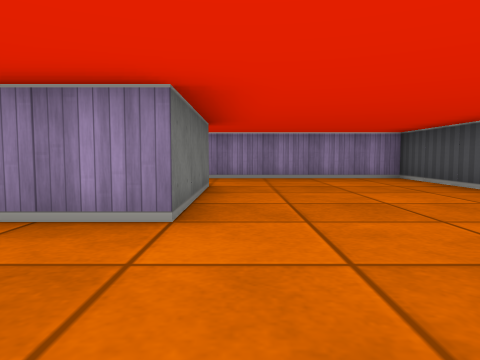
[1] (above)

17 first-person views from a walk through a cub3D level. The camera is about half as high as the walls, tilts 4° down and sees 70° across. The floor is counted in squares. Each view is taken from the middle of a square. On the plan, view 1 faces up. The plan holds only what a view shows up to about 9 squares ahead; the rest is blank.

[2]
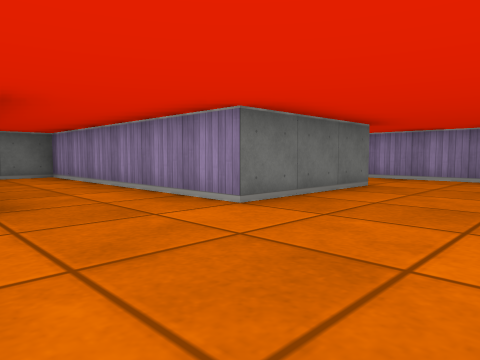

[3]
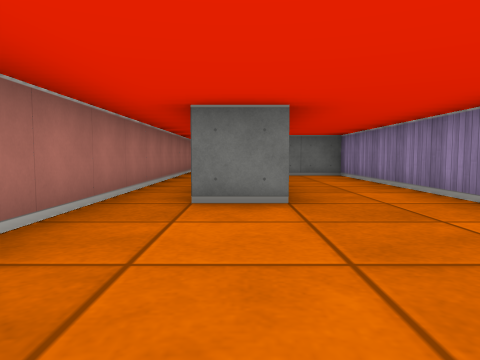

[4]
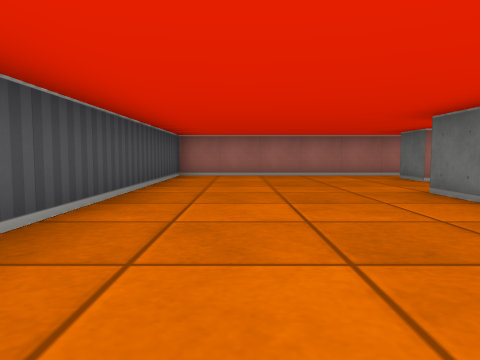

[5]
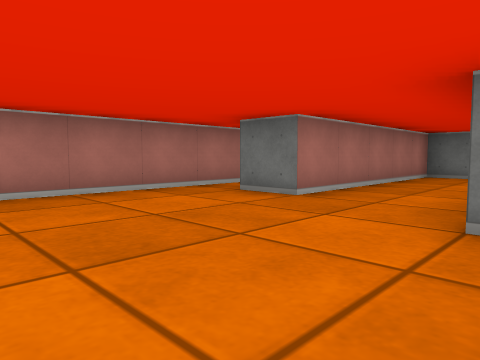

[6]
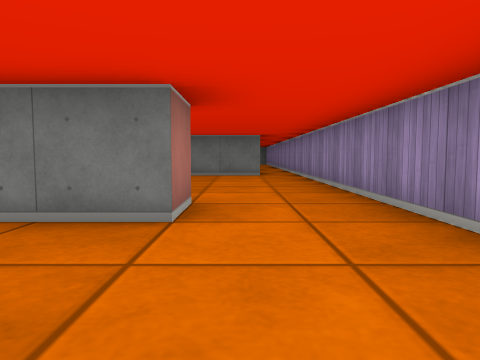

[7]
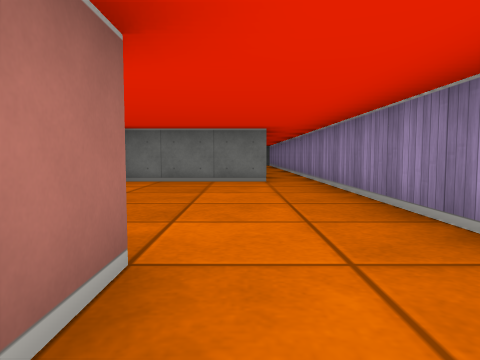

[8]
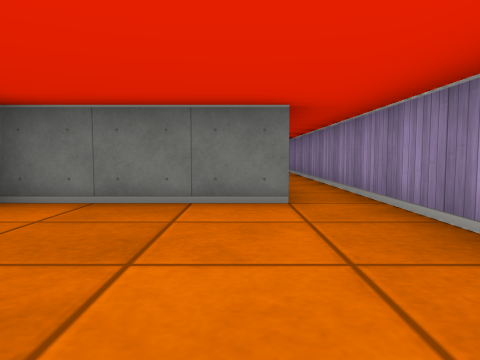

[9]
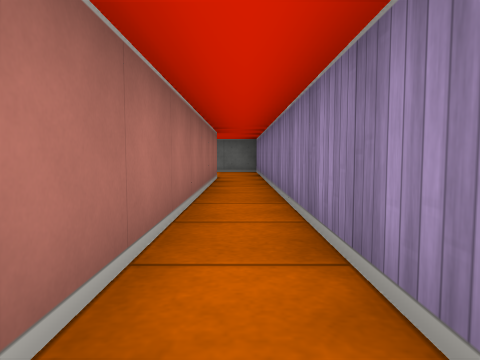

[10]
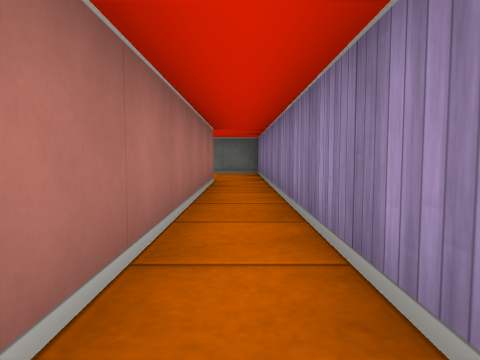

[11]
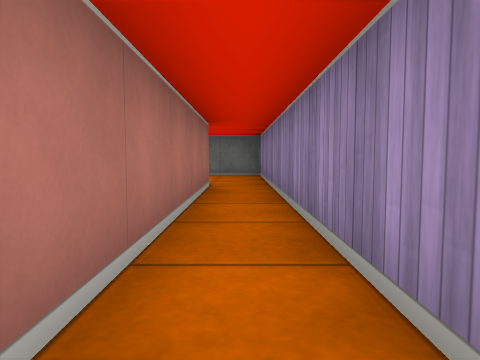

[12]
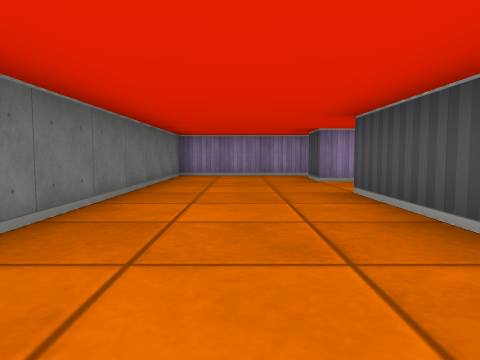

[13]
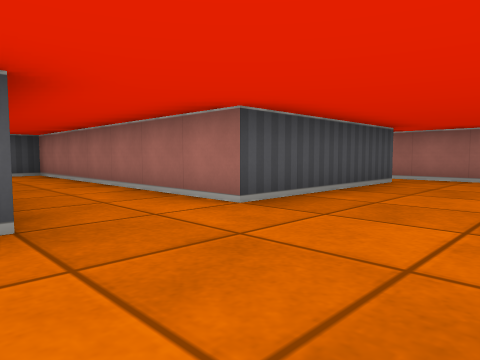

[14]
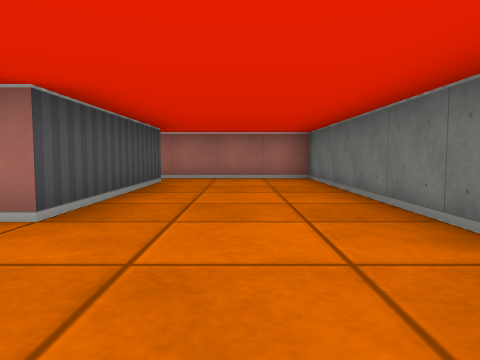

[15]
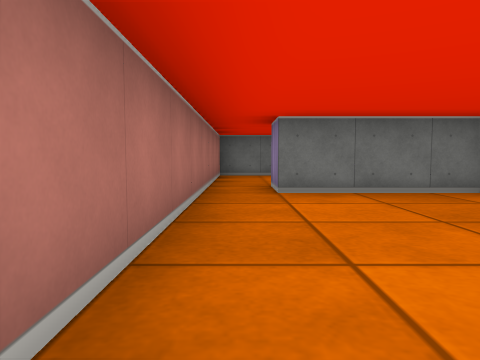

[16]
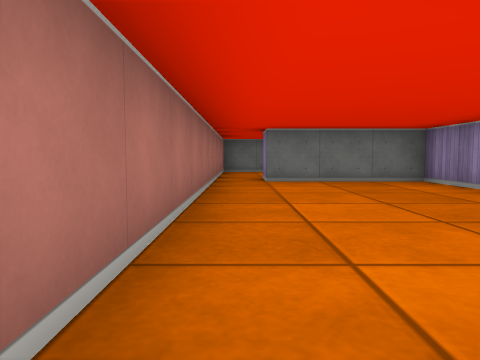

[17]
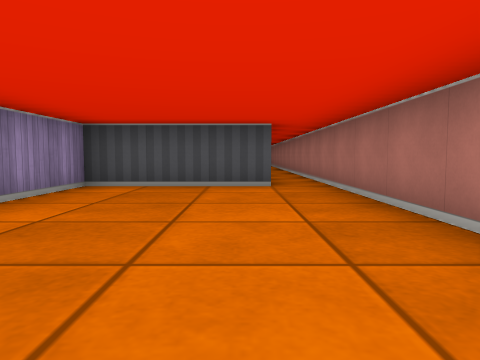

### Floor plan
Ten units are one square. View 1 is at (0, 0); x grows to the right and y downward. Boxes are objects, and circles mark ways between rooms. Rooms are numbered by the first view taken in them; rooms with no view inside come last. Other rooms are left out.
<svg viewBox="-180 -80 220 100">
<path fill="none" stroke="#000" d="M-15 -55 -5 -55 -5 -25 -65 -25 -65 -5 -15 -5 -15 5M-75 15 35 15 35 -75 -15 -75M-65 -66 -65 -35M-15 -75 -145 -75M-145 -65 -76 -65M-138 -55 -145 -55 -145 -65M-145 -75 -175 -75 -175 15 -145 15M-145 5 -145 -35 -75 -35 -75 -41M-119 -25 -135 -25 -135 5 -145 5M-75 6 -75 -25 -95 -25M-145 15 -75 15"/>
<circle cx="-10" cy="-65" r="3" fill="#2a7"/>
<circle cx="-80" cy="10" r="3" fill="#2a7"/>
<circle cx="-150" cy="-70" r="3" fill="#2a7"/>
<circle cx="-140" cy="10" r="3" fill="#2a7"/>
<text x="0" y="-20">1</text>
<text x="-60" y="-60">2</text>
<text x="-140" y="-40">3</text>
<text x="-110" y="0">4</text>
</svg>
Room 1 opens to room 2. Room 1 opens to room 4. Room 2 opens to room 3. Room 3 opens to room 4.

Where each view was taken, in squares from view 1:
view 1: 0 up, 0 right, facing up
view 2: 0 up, 2 right, facing up-left
view 3: 0 up, 2 right, facing left
view 4: 7 up, 2 right, facing down
view 5: 3 up, 2 right, facing down-left
view 6: 6 up, 2 right, facing left
view 7: 6 up, 0 right, facing left
view 8: 6 up, 3 left, facing left
view 9: 7 up, 7 left, facing left
view 10: 7 up, 8 left, facing left
view 11: 7 up, 9 left, facing left
view 12: 1 down, 16 left, facing up
view 13: 6 up, 17 left, facing down-right
view 14: 6 up, 16 left, facing down
view 15: 1 down, 9 left, facing left
view 16: 1 down, 7 left, facing left
view 17: 0 up, 13 left, facing right
